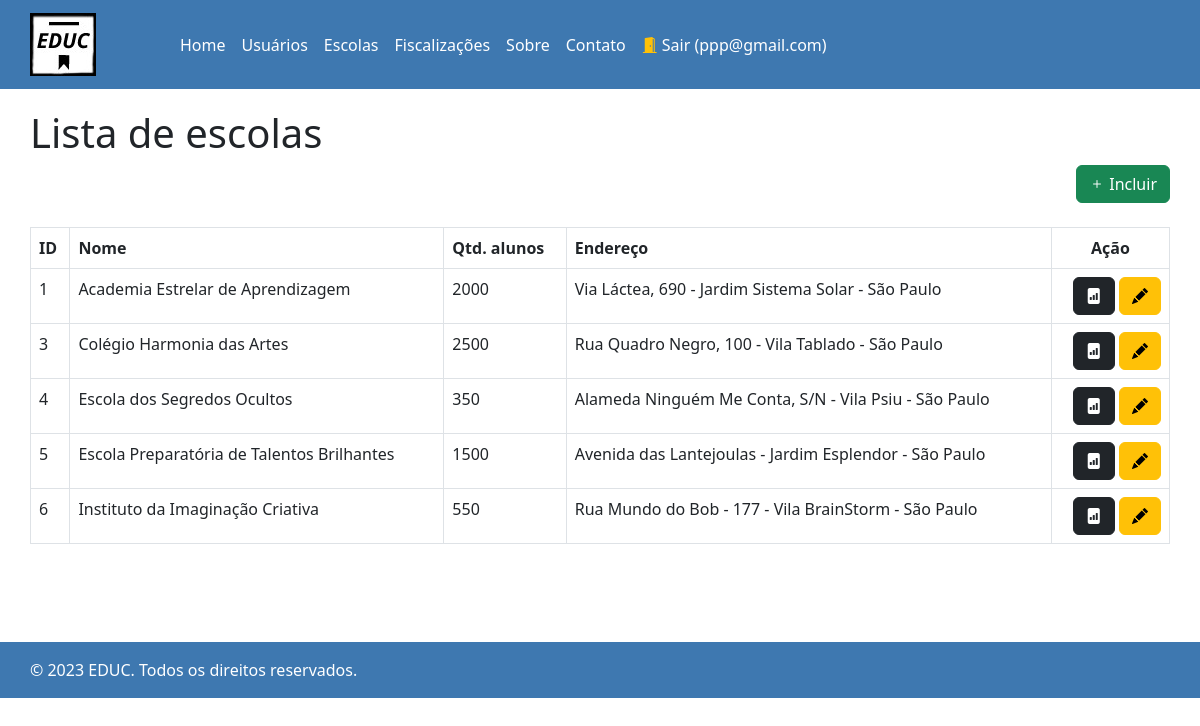
The page /escolas/listagem.php (signed in) on the database its author committed.
### tables this page shows
CREATE TABLE `escolas` (
  `id` int(11) NOT NULL,
  `nome` varchar(100) NOT NULL,
  `qtdalunos` int(11) NOT NULL,
  `endereco` varchar(250) NOT NULL
);

### config.php (called while the page is built, shortened)
<?php
$url_base = "http://localhost";
$url_site = $url_base."/tcc/";
?>

### escolas/listagem.php (the view, shortened to what this page needs)
<?php
include_once "../topo.php";
$url_detalhes = $url_site . "escolas/detalhe.php";
$url_grafico = $url_site . "escolas/grafico.php";
$query = "SELECT * FROM escolas ORDER BY nome";
$arq = mysqli_query($conn, $query);
?>
<div class="col-12 text-end">
  <button type="button" class="btn btn-success" onclick="window.location.href = '<?php echo $url_detalhes ?>';">
    <i class="bi bi-plus"></i> Incluir
  </button>
</div>
<br/>
<div class="table-responsive-md">
  <table class="table table-bordered">
    <thead>
      <tr>
        <th>ID</th>
        <th>Nome</th>
        <th>Qtd. alunos</th>
        <th>Endereço</th>
        <th class="text-center">Ação</th>
      </tr>
    </thead>
    <tbody>
      <?php while ($tab = mysqli_fetch_object ($arq)) { ?>
      <tr>
        <td><?php echo $tab->id ?></td>
        <td><?php echo $tab->nome ?></td>
        <td><?php echo $tab->qtdalunos ?></td>
        <td><?php echo $tab->endereco ?></td>
        <td class="text-end text-nowrap">
        <button type="button" class="btn btn-dark" onclick="window.location.href = '<?php echo $url_grafico ?>?id=<?php echo $tab->id ?>';">
          <i class="bi bi-file-bar-graph-fill"></i>
        </button>
        <button type="button" class="btn btn-warning" onclick="window.location.href = '<?php echo $url_detalhes ?>?id=<?php echo $tab->id ?>';">
          <i class="bi bi-pencil-fill"></i>
        </button>
      </td>
      </tr>
    <?php } ?>
    </tbody>
  </table>
  <br><br><br>
</div>
<?php include_once "../rodape.php" ?>

### rows shown on the page
escolas: id "1", nome "Academia Estrelar de Aprendizagem", qtdalunos "2000", endereco "Via Láctea, 690 - Jardim Sistema Solar - São Paulo"
escolas: id "3", nome "Colégio Harmonia das Artes", qtdalunos "2500", endereco "Rua Quadro Negro, 100 - Vila Tablado - São Paulo"
escolas: id "4", nome "Escola dos Segredos Ocultos", qtdalunos "350", endereco "Alameda Ninguém Me Conta, S/N - Vila Psiu - São Paulo"
escolas: id "5", nome "Escola Preparatória de Talentos Brilhantes", qtdalunos "1500", endereco "Avenida das Lantejoulas - Jardim Esplendor - São Paulo"
escolas: id "6", nome "Instituto da Imaginação Criativa", qtdalunos "550", endereco "Rua Mundo do Bob - 177 - Vila BrainStorm - São Paulo"

### other values the page prints
$_SESSION['email'] "ppp@gmail.com"
$titulo_pagina "Lista de escolas"
